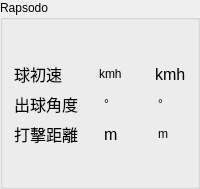
              <widget class="QGroupBox" name="groupBox">
               <property name="title">
                <string>Rapsodo</string>
               </property>
               <layout class="QGridLayout" name="gridLayout_6" rowstretch="8,2">
                <item row="0" column="0">
                 <layout class="QGridLayout" name="gridLayout_8" rowstretch="7,0,0,0">
                  <item row="2" column="0">
                   <layout class="QHBoxLayout" name="horizontalLayout_33" stretch="4,1,2,1,2">
                    <item>
                     <widget class="QLabel" name="lanuchAngle">
                      <property name="font">
                       <font>
                        <pointsize>12</pointsize>
                       </font>
                      </property>
                      <property name="text">
                       <string>出球角度</string>
                      </property>
                     </widget>
                    </item>
                    <item>
                     <widget class="QLabel" name="lanuchAngleLabel1">
                      <property name="font">
                       <font>
                        <pointsize>12</pointsize>
                       </font>
                      </property>
                      <property name="text">
                       <string/>
                      </property>
                      <property name="alignment">
                       <set>Qt::AlignRight|Qt::AlignTrailing|Qt::AlignVCenter</set>
                      </property>
                     </widget>
                    </item>
                    <item>
                     <widget class="QLabel" name="label_14">
                      <property name="text">
                       <string>°</string>
                      </property>
                     </widget>
                    </item>
                    <item>
                     <widget class="QLabel" name="lanuchAngleLabel2">
                      <property name="font">
                       <font>
                        <pointsize>12</pointsize>
                       </font>
                      </property>
                      <property name="text">
                       <string/>
                      </property>
                      <property name="alignment">
                       <set>Qt::AlignRight|Qt::AlignTrailing|Qt::AlignVCenter</set>
                      </property>
                     </widget>
                    </item>
                    <item>
                     <widget class="QLabel" name="label_16">
                      <property name="text">
                       <string>°</string>
                      </property>
                     </widget>
                    </item>
                   </layout>
                  </item>
                  <item row="1" column="0">
                   <layout class="QHBoxLayout" name="horizontalLayout_12" stretch="4,1,2,1,2">
                    <item>
                     <widget class="QLabel" name="exitV">
                      <property name="font">
                       <font>
                        <pointsize>12</pointsize>
                       </font>
                      </property>
                      <property name="text">
                       <string>球初速</string>
                      </property>
                     </widget>
                    </item>
                    <item>
                     <widget class="QLabel" name="exitVLabel1">
                      <property name="font">
                       <font>
                        <pointsize>12</pointsize>
                       </font>
                      </property>
                      <property name="text">
                       <string/>
                      </property>
                      <property name="alignment">
                       <set>Qt::AlignRight|Qt::AlignTrailing|Qt::AlignVCenter</set>
                      </property>
                     </widget>
                    </item>
                    <item>
                     <widget class="QLabel" name="label_13">
                      <property name="text">
                       <string>kmh</string>
                      </property>
                     </widget>
                    </item>
                    <item>
                     <widget class="QLabel" name="exitVLabel2">
                      <property name="font">
                       <font>
                        <pointsize>12</pointsize>
                       </font>
                      </property>
                      <property name="text">
                       <string/>
                      </property>
                      <property name="alignment">
                       <set>Qt::AlignRight|Qt::AlignTrailing|Qt::AlignVCenter</set>
                      </property>
                     </widget>
                    </item>
                    <item>
                     <widget class="QLabel" name="label_19">
                      <property name="font">
                       <font>
                        <pointsize>12</pointsize>
                       </font>
                      </property>
                      <property name="text">
                       <string>kmh</string>
                      </property>
                     </widget>
                    </item>
                   </layout>
                  </item>
                  <item row="3" column="0">
                   <layout class="QHBoxLayout" name="horizontalLayout_22" stretch="4,1,2,1,2">
                    <item>
                     <widget class="QLabel" name="attackDis">
                      <property name="font">
                       <font>
                        <pointsize>12</pointsize>
                       </font>
                      </property>
                      <property name="text">
                       <string>打擊距離</string>
                      </property>
                      <property name="alignment">
                       <set>Qt::AlignLeading|Qt::AlignLeft|Qt::AlignVCenter</set>
                      </property>
                     </widget>
                    </item>
                    <item>
                     <widget class="QLabel" name="attackDisLabel1">
                      <property name="font">
                       <font>
                        <pointsize>12</pointsize>
                       </font>
                      </property>
                      <property name="text">
                       <string/>
                      </property>
                      <property name="alignment">
                       <set>Qt::AlignRight|Qt::AlignTrailing|Qt::AlignVCenter</set>
                      </property>
                     </widget>
                    </item>
                    <item>
                     <widget class="QLabel" name="label_15">
                      <property name="font">
                       <font>
                        <pointsize>12</pointsize>
                       </font>
                      </property>
                      <property name="text">
                       <string>m</string>
                      </property>
                     </widget>
                    </item>
                    <item>
                     <widget class="QLabel" name="attackDisLabel2">
                      <property name="font">
                       <font>
                        <pointsize>12</pointsize>
                       </font>
                      </property>
                      <property name="text">
                       <string/>
                      </property>
                      <property name="alignment">
                       <set>Qt::AlignRight|Qt::AlignTrailing|Qt::AlignVCenter</set>
                      </property>
                     </widget>
                    </item>
                    <item>
                     <widget class="QLabel" name="label_20">
                      <property name="text">
                       <string>m</string>
                      </property>
                     </widget>
                    </item>
                   </layout>
                  </item>
                  <item row="0" column="0">
                   <layout class="QHBoxLayout" name="horizontalLayout_8">
                    <item>
                     <widget class="QLabel" name="rapsodoLabel1">
                      <property name="minimumSize">
                       <size>
                        <width>0</width>
                        <height>0</height>
                       </size>
                      </property>
                      <property name="text">
                       <string/>
                      </property>
                     </widget>
                    </item>
                    <item>
                     <widget class="QLabel" name="rapsodoLabel12">
                      <property name="minimumSize">
                       <size>
                        <width>0</width>
                        <height>0</height>
                       </size>
                      </property>
                      <property name="text">
                       <string/>
                      </property>
                     </widget>
                    </item>
                   </layout>
                  </item>
                 </layout>
                </item>
                <item row="1" column="0">
                 <spacer name="verticalSpacer">
                  <property name="orientation">
                   <enum>Qt::Vertical</enum>
                  </property>
                  <property name="sizeHint" stdset="0">
                   <size>
                    <width>20</width>
                    <height>40</height>
                   </size>
                  </property>
                 </spacer>
                </item>
               </layout>
              </widget>
